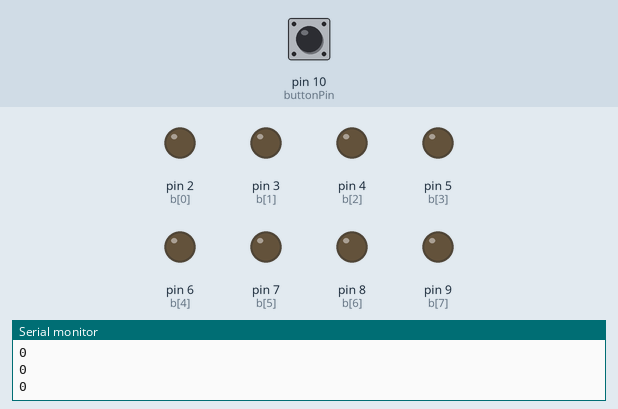
Simulated run of this sketch. Board: Arduino Uno, built with avr-gcc and run on an emulated ATmega328P. On the bench: output pins drawn as LEDs (lit = HIGH), the last lines printed to the serial monitor. Inputs (shaded band) come from the test bench; at power-on: pin 10 (buttonPin) LOW.

Above: at 1.2 s.
1.3 s: pin 10 (buttonPin) pulled HIGH for 1 s
At 2.8 s:
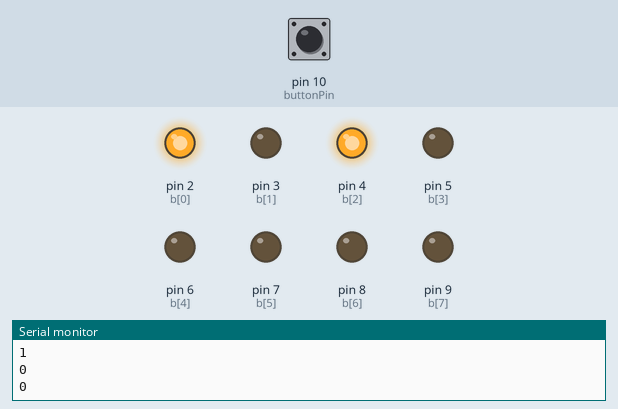
3.8 s: pin 10 (buttonPin) pulled HIGH for 0.15 s
At 5.0 s:
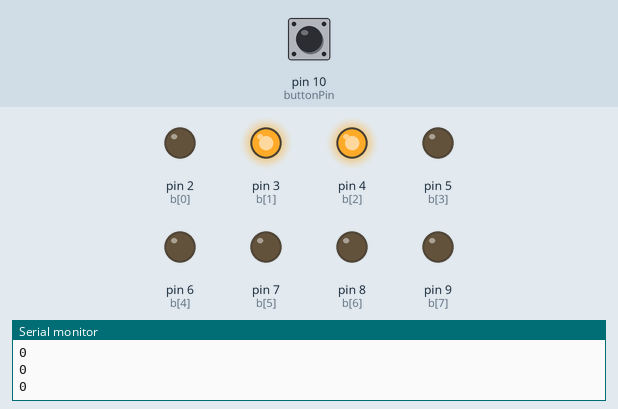
5.4 s: pin 10 (buttonPin) pulled HIGH for 0.15 s
At 6.5 s:
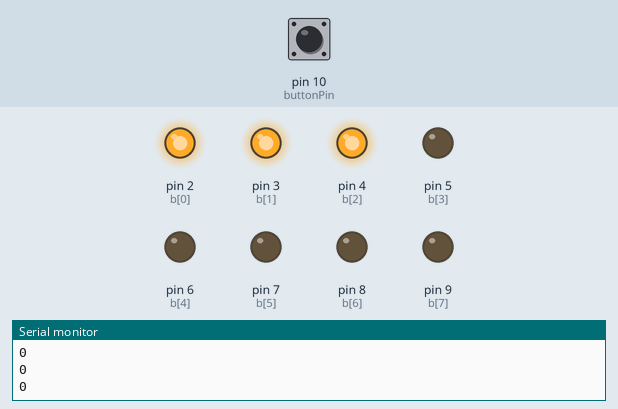
7.0 s: pin 10 (buttonPin) pulled HIGH for 3.2 s
At 11.2 s:
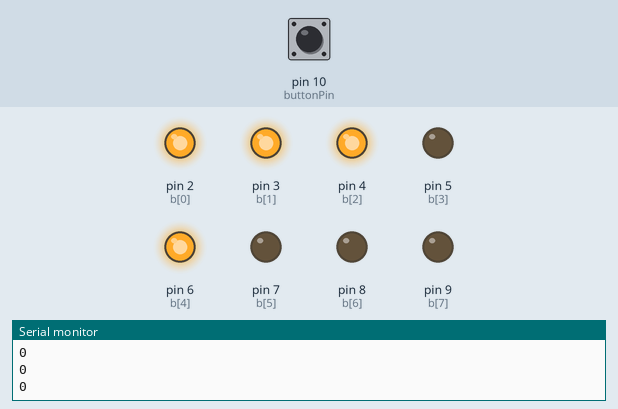
11.7 s: pin 10 (buttonPin) pulled HIGH for 0.15 s
At 12.5 s:
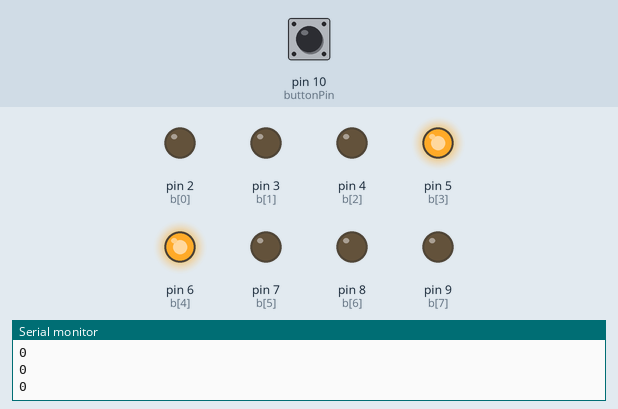
13.3 s: pin 10 (buttonPin) pulled HIGH for 1 s
At 15.6 s:
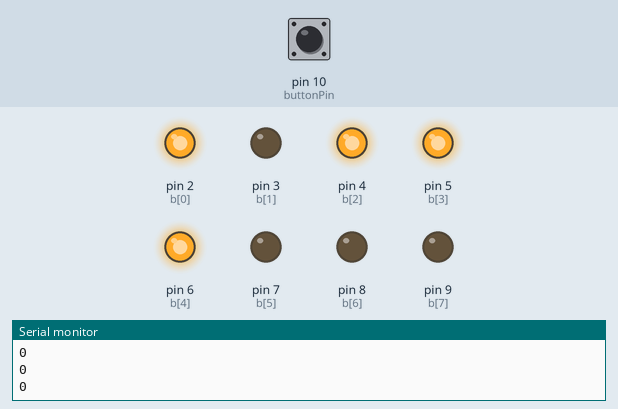
Timing chart, 0 to 16.8 s (numbered marks = the images above; inputs shaded):
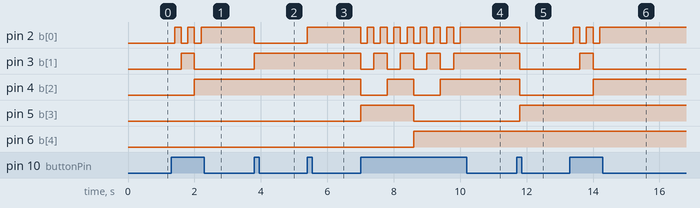

The sketch:

counter8bit.ino
```cpp
const int b[] = {2, 3, 4, 5, 6, 7, 8, 9};
const int buttonPin = 10;
const int bits = 8;
int buttonState = LOW;
int number = 0;
unsigned long time;

void setup() {
  Serial.begin(9600);
  for (int i = 0; i < bits; i++) {
    pinMode(b[i], OUTPUT);
  }
  pinMode(buttonPin, INPUT);
  time = millis();
}

void loop() {
  if (millis() - time >= 200) {
    buttonState = digitalRead(buttonPin);
    Serial.println(buttonState);
    if (buttonState == HIGH) {
      if (number >= (pow(2, bits) - 1)) {
        number = 0;
      } else {
        number++;
      }
      binary(number);
    }
    time = millis();
  }
}

void binary(int number) {
  for (int i = 0; i < bits; i++){
    if (bitRead(number, i) == 1) {
      digitalWrite(b[i], HIGH);
    } else {
      digitalWrite(b[i], LOW);
    }
  }
}
```

Measured:
- after the input at 1.3 s, pin 2 (b[0]): alternates HIGH for 0.20 s and LOW for 0.20 s, 5 changes in all, then stays HIGH, starting after 0.10 s; pin 3 (b[1]): LOW → HIGH after 0.30 s, → LOW 0.40 s later; pin 4 (b[2]): LOW → HIGH after 0.70 s
- after the input at 3.8 s, pin 2 (b[0]): HIGH → LOW at once; pin 3 (b[1]): LOW → HIGH at once
- after the input at 5.4 s, pin 2 (b[0]): LOW → HIGH at once
- after the input at 7.0 s, pin 2 (b[0]): alternates HIGH for 0.20 s and LOW for 0.20 s, 16 changes in all, then stays HIGH, starting at once; pin 3 (b[1]): alternates HIGH for 0.40 s and LOW for 0.40 s, 8 changes in all, then stays HIGH, starting at once
- after the input at 11.7 s, pin 2 (b[0]), pin 3 (b[1]), pin 4 (b[2]): HIGH → LOW after 0.10 s; pin 5 (b[3]): LOW → HIGH after 0.10 s
- after the input at 13.3 s, pin 2 (b[0]): alternates HIGH for 0.20 s and LOW for 0.20 s, 5 changes in all, then stays HIGH, starting after 0.10 s; pin 3 (b[1]): LOW → HIGH after 0.30 s, → LOW 0.40 s later; pin 4 (b[2]): LOW → HIGH after 0.70 s
